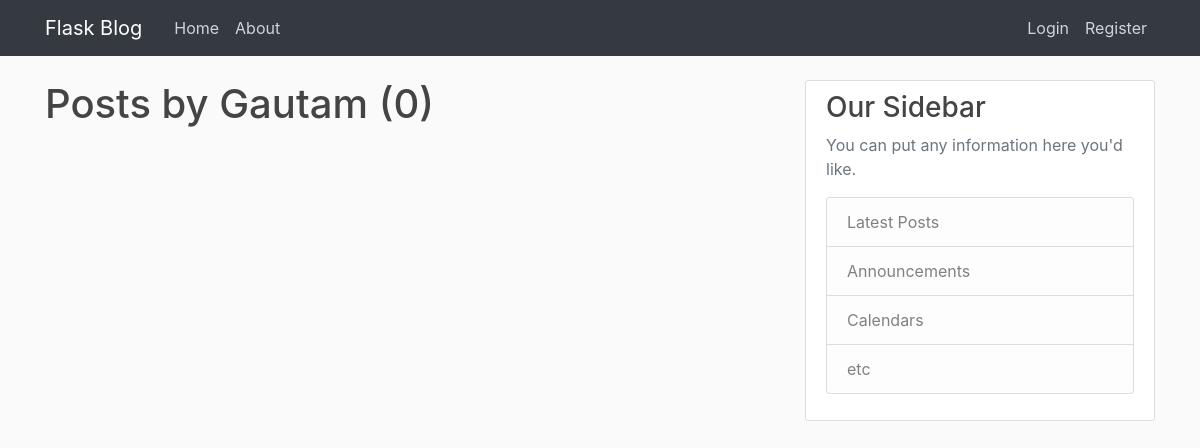
Before: /user/Gautam with the older database file.
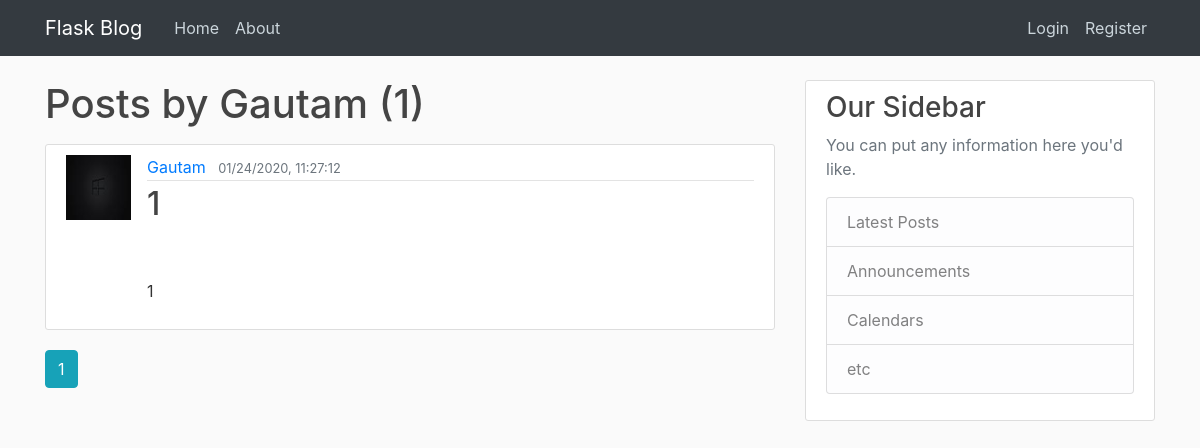
After: the same page with the newer database file.
### flask_blog/models.py (models this page shows, shortened)
class Posts(db.Model):
    id = db.Column(db.Integer, primary_key=True)
    title = db.Column(db.String(100), nullable=False)
    posted_on = db.Column(db.DateTime, nullable=False, default=datetime.utcnow)
    file = db.Column(db.String)
    content = db.Column(db.Text, nullable=False)
    user_id = db.Column(db.Integer, db.ForeignKey('user.id'), nullable=False)

class User(db.Model, UserMixin):
    id = db.Column(db.Integer, primary_key=True)
    username = db.Column(db.String(20), nullable=False, unique=True)
    email = db.Column(db.String(40), nullable=False, unique=True)
    profile_picture = db.Column(db.String(20), nullable=False, default="joker.jpg")
    password = db.Column(db.String(40), nullable=False)
    posts = db.relationship('Posts', backref='author', lazy=True)

### flask_blog/users/routes.py (the view)
@users.route("/user/<string:username>")
def user_posts(username):
    page = request.args.get('page', default=1, type=int)
    user = User.query.filter_by(username=username).first_or_404()
    posts = Posts.query.filter_by(author=user).order_by(Posts.posted_on.desc()).paginate(page=page, per_page=4)
    return render_template("user_posts.html", posts=posts, user=user)

### flask_blog/templates/user_posts.html (shortened to what this page needs)
{% extends "layout.html" %}
    {% block content %}
        <h1 class="mb-3"> Posts by {{ user.username }} ({{ posts.total }})</h1>
        {% for post in posts.items %}
            <article class="media content-section">
              <img class="round-circle article-img" src="{{ url_for('static', filename='profile_picture/' + post.author.profile_picture)}}"/>
              <div class="media-body">
                <div class="article-metadata">
                  <a class="mr-2" href="{{ url_for('users.user_posts', username=post.author.username) }}">{{ post.author.username }}</a>
                  <small class="text-muted">{{ post.posted_on.strftime("%m/%d/%Y, %H:%M:%S")}}</small>
                </div>
                <h2><a class="article-title" href="{{ url_for('posts.post', post_id=post.id) }}">{{ post.title }}</a></h2>
                  <br/>
                  <br/>
                  <p class="article-content">{{ post.content }}</p>
              </div>
            </article>
        {% endfor %}
        {% for page_num in posts.iter_pages(left_edge=1, right_edge=1, left_current=1, right_current=4) %}
            {% if page_num %}
                {% if posts.page == page_num %}
                    <a class="btn btn-info mb-4" href="{{ url_for('users.user_posts', username=user.username, page=page_num)}}"> {{ page_num }}</a>
                {% else %}
                    <a class="btn btn-outline-info mb-4" href="{{ url_for('users.user_posts', username=user.username, page=page_num)}}"> {{ page_num }}</a>
                {% endif %}
            {% else %}
                ...
            {% endif %}
        {% endfor %}
    {% endblock content %}

Changed rows visible on the page:
added Posts: profile_picture (picture), author.username "Gautam", posted_on "01/24/2020, 11:27:12", title "1", content "1"
Other visible differences:
{{ posts.total }}: "0" → "1"
new list line: "1"
